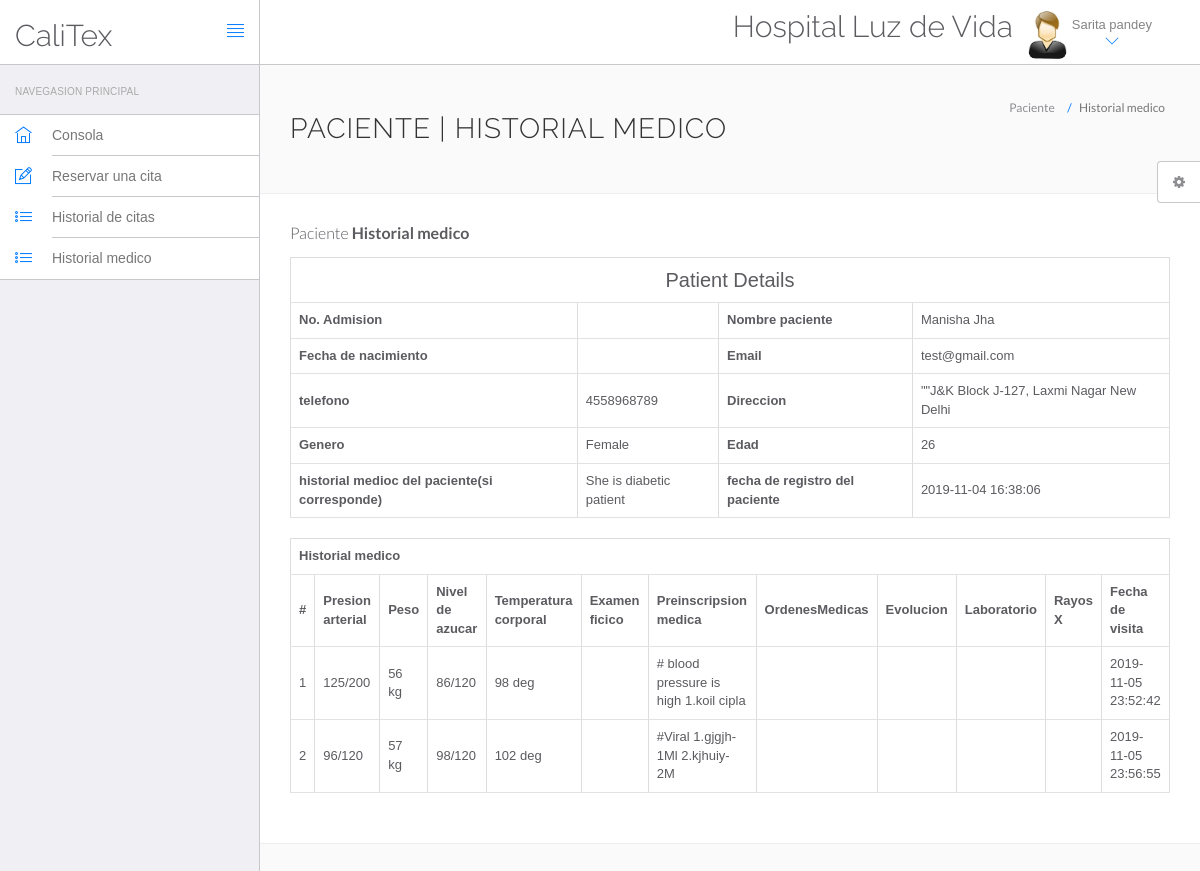
Screenshot of /hms/view-medhistory.php?viewid=1 (signed in) with the database file from the repository.
### tables this page shows
CREATE TABLE `users` (
  `id` int(11) NOT NULL AUTO_INCREMENT,
  `fullName` varchar(255) DEFAULT NULL,
  `address` longtext DEFAULT NULL,
  `city` varchar(255) DEFAULT NULL,
  `gender` varchar(255) DEFAULT NULL,
  `email` varchar(255) DEFAULT NULL,
  `password` varchar(255) DEFAULT NULL,
  `regDate` timestamp NULL DEFAULT current_timestamp(),
  `updationDate` timestamp NULL DEFAULT NULL ON UPDATE current_timestamp(),
  PRIMARY KEY (`id`),
  KEY `email` (`email`)
);

CREATE TABLE `tblpatient` (
  `ID` int(10) NOT NULL AUTO_INCREMENT,
  `Docid` int(10) DEFAULT NULL,
  `PatientName` varchar(200) DEFAULT NULL,
  `PatientContno` bigint(10) DEFAULT NULL,
  `PatientEmail` varchar(200) DEFAULT NULL,
  `PatientGender` varchar(50) DEFAULT NULL,
  `PatientAdd` mediumtext DEFAULT NULL,
  `PatientAge` int(10) DEFAULT NULL,
  `PatientMedhis` mediumtext DEFAULT NULL,
  `CreationDate` timestamp NULL DEFAULT current_timestamp(),
  `UpdationDate` timestamp NULL DEFAULT NULL ON UPDATE current_timestamp(),
  PRIMARY KEY (`ID`)
);

CREATE TABLE `tblmedicalhistory` (
  `ID` int(10) NOT NULL AUTO_INCREMENT,
  `PatientID` int(10) DEFAULT NULL,
  `BloodPressure` varchar(200) DEFAULT NULL,
  `BloodSugar` varchar(200) NOT NULL,
  `Weight` varchar(100) DEFAULT NULL,
  `Temperature` varchar(200) DEFAULT NULL,
  `MedicalPres` mediumtext DEFAULT NULL,
  `CreationDate` timestamp NOT NULL DEFAULT current_timestamp() ON UPDATE current_timestamp(),
  PRIMARY KEY (`ID`)
);

### hms/view-medhistory.php (the view, shortened to what this page needs)
<?php
include 'include/config.php';
?>
<!DOCTYPE html>
<html lang="en">
	<head>
		<link rel="stylesheet" href="vendor/bootstrap/css/bootstrap.min.css">
		<link rel="stylesheet" href="vendor/fontawesome/css/font-awesome.min.css">
		<link rel="stylesheet" href="vendor/themify-icons/themify-icons.min.css">
		<link href="vendor/animate.css/animate.min.css" rel="stylesheet" media="screen">
		<link href="vendor/perfect-scrollbar/perfect-scrollbar.min.css" rel="stylesheet" media="screen">
		<link href="vendor/switchery/switchery.min.css" rel="stylesheet" media="screen">
		<link href="vendor/bootstrap-touchspin/jquery.bootstrap-touchspin.min.css" rel="stylesheet" media="screen">
		<link href="vendor/select2/select2.min.css" rel="stylesheet" media="screen">
		<link href="vendor/bootstrap-datepicker/bootstrap-datepicker3.standalone.min.css" rel="stylesheet" media="screen">
		<link href="vendor/bootstrap-timepicker/bootstrap-timepicker.min.css" rel="stylesheet" media="screen">
		<link rel="stylesheet" href="assets/css/styles.css">
		<link rel="stylesheet" href="assets/css/plugins.css">
		<link rel="stylesheet" href="assets/css/themes/theme-1.css" id="skin_color" />
	</head>
	<body>
		<div id="app">
<?php include 'include/sidebar.php';?>
<div class="app-content">
<?php include 'include/header.php';?>
<div class="main-content" >
<div class="wrap-content container" id="container">
<section id="page-title">
<div class="row">
<div class="col-sm-10">
<h1 class="mainTitle">Paciente | Historial medico</h1>
</div>
<ol class="breadcrumb">
<li>
<span>Paciente</span>
</li>
<li class="active">
<span>Historial medico</span>
</li>
</ol>
</div>
</section>
<div class="container-fluid container-fullw bg-white">
<div class="row">
<div class="col-md-12">
<h5 class="over-title margin-bottom-15"> Paciente <span class="text-bold"> Historial medico</span></h5>
<?php
$vid = $_GET['viewid'];
$ret = mysqli_query($con, "select * from tblpatient where ID='$vid'");
$cnt = 1;
while ($row = mysqli_fetch_array($ret)) {
    ?>
<table border="1" class="table table-bordered">
 <tr align="center">
<td colspan="5" style="font-size:20px;color:blue">Patient Details</td></tr>
    <tr>
	   <th scope>No. Admision</th>
       <td><?php  echo $row['PatientAdmision'];?></td>
       <th scope>Nombre paciente</th>
       <td><?php echo $row['PatientName']; ?></td>
    </tr>
	<tr>
	   <th scope>Fecha de nacimiento</th>
       <td><?php  echo $row['FechaNac'];?></td>
	   <th scope>Email</th>
       <td><?php echo $row['PatientEmail']; ?></td>
	</tr>
    <tr>
       <th scope>telefono</th>
       <td><?php echo $row['PatientContno']; ?></td>
       <th>Direccion</th>
       <td><?php echo $row['PatientAdd']; ?></td>
    </tr>
    <tr>
       <th>Genero</th>
       <td><?php echo $row['PatientGender']; ?></td>
       <th>Edad</th>
       <td><?php echo $row['PatientAge']; ?></td>
    </tr>
    <tr>
       <th>historial medioc del paciente(si corresponde)</th>
       <td><?php echo $row['PatientMedhis']; ?></td>
       <th>fecha de registro del paciente</th>
       <td><?php echo $row['CreationDate']; ?></td>
    </tr>
<?php }?>
</table>
<?php
$ret = mysqli_query($con, "select * from tblmedicalhistory  where PatientID='$vid'");
?>
<table id="datatable" class="table table-bordered dt-responsive nowrap" style="border-collapse: collapse; border-spacing: 0; width: 100%;">
  <tr align="center">
   <th colspan="13" >Historial medico</th>
  </tr>
  <tr>
    <th>#</th>
<th>Presion arterial</th>
<th>Peso</th>
<th>Nivel de azucar</th>
<th>Temperatura corporal</th>
<th>Examen ficico</th>
<th>Preinscripsion medica</th>
<th>OrdenesMedicas</th>
<th>Evolucion</th>
<th>Laboratorio</th>
<th>Rayos X</th>
<th>Fecha de visita</th>
</tr>
<?php
while ($row = mysqli_fetch_array($ret)) {
    ?>
<tr>
  <td><?php echo $cnt; ?></td>
 <td><?php echo $row['BloodPressure']; ?></td>
 <td><?php echo $row['Weight']; ?></td>
 <td><?php echo $row['BloodSugar']; ?></td>
  <td><?php echo $row['Temperature']; ?></td>
  <td><?php  echo $row['ExamenFisico'];?></td>
  <td><?php echo $row['MedicalPres']; ?></td>
  <td><?php echo $row['OrdenesMedicas']; ?></td>
  <td><?php echo $row['Evolucion']; ?></td>
  <td><?php  echo $row['Laboratorio'];?></td>
  <td><?php  echo $row['RayosX'];?></td>
  <td><?php echo $row['CreationDate']; ?></td>
</tr>
<?php $cnt = $cnt + 1;}?>
</table>
</div>
</div>
</div>
</div>
</div>
</div>
</div>
	<?php include ('include/setting.php');?>
	</body>
</html>

### hms/include/header.php (shortened to what this page needs)
<header class="navbar navbar-default navbar-static-top">
					<div class="navbar-header">
						<a class="navbar-brand" href="#">
							<h2 style="padding-top:20% ">CaliTex</h2>
						</a>
						<a href="#" class="sidebar-toggler pull-right visible-md visible-lg" data-toggle-class="app-sidebar-closed" data-toggle-target="#app">
							<i class="ti-align-justify"></i>
						</a>
					</div>
					<div class="navbar-collapse collapse">
						<ul class="nav navbar-right">
								<li  style="padding-top:2% ">
								<h2>Hospital Luz de Vida</h2>
							</li>
							<li class="dropdown current-user">
								<a href class="dropdown-toggle" data-toggle="dropdown">
									<img src="assets/images/images.jpg"> <span class="username">
									<?php $query=mysqli_query($con,"select fullName from users where id='".$_SESSION['id']."'");
while($row=mysqli_fetch_array($query))
{
	echo $row['fullName'];
}
									?> <i class="ti-angle-down"></i></i></span>
								</a>
							</li>
						</ul>
					</div>
				</header>

### hms/assets/css/themes/theme-1.css (style rules this page uses)
body { background: #FAFAFA; }
header .navbar-header { background: #ffffff !important; border-right-color: #c8c7cc !important; border-bottom-color: #c8c7cc !important; }
header .navbar-header .sidebar-toggler, header .navbar-header .sidebar-mobile-toggler { color: #007aff !important; }
header .navbar-header .navbar-brand { color: #777 !important; }
header .navbar-collapse { background: #ffffff !important; border-bottom-color: #c8c7cc !important; box-shadow: none !important; }
header .navbar-collapse .navbar-right > li > a { color: #777; }
header .navbar-collapse .navbar-right > li > a i { color: #007aff !important; }

### rows the page displays
users: fullName "Sarita pandey"
tblpatient: PatientName "Manisha Jha", PatientEmail "test@gmail.com", PatientContno "4558968789", PatientAdd "\"\"J&K Block J-127, Laxmi Nagar New Delhi", PatientGender "Female", PatientAge "26", PatientMedhis "She is diabetic patient", CreationDate "2019-11-04 16:38:06"
tblmedicalhistory: BloodPressure "125/200", Weight "56 kg", BloodSugar "86/120", Temperature "98 deg", MedicalPres "# blood pressure is high 1.koil cipla", CreationDate "2019-11-05 23:52:42"
tblmedicalhistory: BloodPressure "96/120", Weight "57 kg", BloodSugar "98/120", Temperature "102 deg", MedicalPres "#Viral 1.gjgjh-1Ml 2.kjhuiy-2M", CreationDate "2019-11-05 23:56:55"
